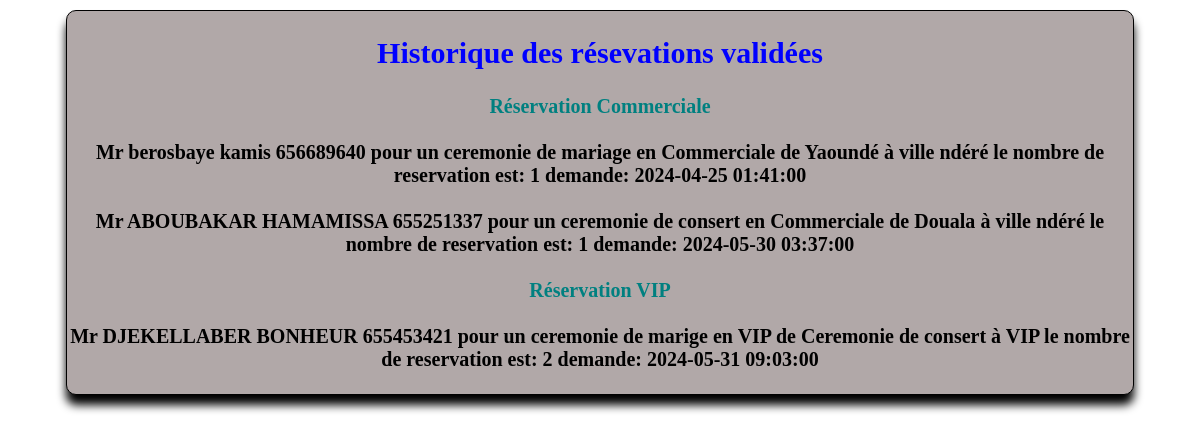
The app's page /historique.php with its own data.
### tables this page shows
CREATE TABLE `reservation` (
  `id_reser` int(50) NOT NULL,
  `id_tabtente` int(50) NOT NULL,
  `id_paie` int(50) NOT NULL,
  `id_admin` int(15) NOT NULL,
  `style` varchar(20) NOT NULL,
  `nb_reservation` int(15) NOT NULL,
  `valide` tinyint(1) NOT NULL,
  `date_demande` datetime NOT NULL
);

CREATE TABLE `client` (
  `id_client` int(50) NOT NULL,
  `id_resto` int(15) NOT NULL,
  `nom` varchar(55) NOT NULL,
  `prenom` varchar(55) NOT NULL,
  `email` varchar(55) NOT NULL,
  `genre` varchar(55) DEFAULT NULL,
  `age` int(15) DEFAULT NULL,
  `telephone` int(15) NOT NULL,
  `nationalite` varchar(55) NOT NULL
);

CREATE TABLE `tabtente` (
  `id_tabtente` int(50) NOT NULL,
  `classe` varchar(20) NOT NULL,
  `prix` int(15) NOT NULL,
  `nb_reservation` int(15) NOT NULL,
  `ville_demande` varchar(50) NOT NULL,
  `destination` varchar(50) NOT NULL,
  `horaire` datetime NOT NULL
);

### historique.php (the view, shortened to what this page needs)
<!DOCTYPE html>
<html lang="en">
<head>
    <link rel="stylesheet" href="admin.css">
</head>
<body>
    <div class="bloc">
        <?php
            try
            {
                $BD = new PDO('mysql:host=localhost;dbname=univ_ndere','root','');
            }
            catch(Exception $e)
            {
                die('Erreur : '.$e->getmessage());
            }
        ?>
            <h2 style="color: blue"> Historique des résevations validées </h2>
            <span style="color: teal"><?php echo 'Réservation Commerciale' .'<br>' .'<br>'; ?></span>
            <?php
            $reponse=$BD->query('SELECT * FROM reservation WHERE valide = "1"');
            while ($data=$reponse->fetch())
            {
                $test = $BD->prepare('SELECT id_client FROM faire WHERE id_reser= ?');
                $test->execute(array($data['id_reser']));
                $p = $test->fetch();
                $requete = $BD->prepare('SELECT * FROM client WHERE id_client= ?');
                $requete->execute(array($p['id_client']));
                $v = $requete->fetch();
                $req = $BD->prepare('SELECT * FROM tabtente WHERE id_tabtente= ?');
                $req->execute(array($data['id_tabtente']));
                $x = $req->fetch();
                if($x['classe']=='Commerciale'){
                    if($v['genre']=='Masculin') {
                        echo 'Mr ' .$v['nom'] .' ' .$v['prenom'] .' ' .$v['telephone'] .' pour un ' .$data['style'] .' en ' .$x['classe'] .' de ' .$x['ville_demande']
                        .' à ' .$x['destination'] .' le nombre de reservation est: ' .$data['nb_reservation'] .' demande: ' .$data['date_demande'] .'<br>' .'<br>';
                    } else if($v['genre']=='Feminin') {
                        echo 'Mme ' .$v['nom'] .' ' .$v['prenom'] .' ' .$v['telephone'] .' pour un ' .$data['style'] .' en ' .$x['classe'] .' de ' .$x['ville_demande']
                        .' à ' .$x['destination'] .' le nombre de reservation est: ' .$data['nb_reservation'] .' demande: ' .$data['date_demande'] .'<br>' .'<br>';
                    } else {
                        echo 'Mr/Mme ' .$v['nom'] .' ' .$v['prenom'] .' ' .$v['telephone'] .' pour un ' .$data['style'] .' en ' .$x['classe'] .' de ' .$x['ville_demandr']
                        .' à ' .$x['destination'] .' le nombre de reservation est: ' .$data['nb_reservation'] .' demande: ' .$data['date_demande'] .'<br>' .'<br>';
                    }
                }
            }
            ?>
            <span style="color: teal"><?php echo 'Réservation VIP' .'<br>' .'<br>'; ?></span>
            <?php
            $reponse=$BD->query('SELECT * FROM reservation WHERE valide = "1"');
            while ($data=$reponse->fetch())
            {
                $test = $BD->prepare('SELECT id_client FROM faire WHERE id_reser= ?');
                $test->execute(array($data['id_reser']));
                $p = $test->fetch();
                $requete = $BD->prepare('SELECT * FROM client WHERE id_client= ?');
                $requete->execute(array($p['id_client']));
                $v = $requete->fetch();
                $req = $BD->prepare('SELECT * FROM tabtente WHERE id_tabtente= ?');
                $req->execute(array($data['id_tabtente']));
                $x = $req->fetch();
                if($x['classe']=='VIP'){
                    if($v['genre']=='Masculin') {
                        echo 'Mr ' .$v['nom'] .' ' .$v['prenom'] .' ' .$v['telephone'] .' pour un ' .$data['style'] .' en ' .$x['classe'] .' de ' .$x['ville_demande']
                        .' à ' .$x['destination'] .' le nombre de reservation est: ' .$data['nb_reservation'] .' demande: ' .$data['date_demande'] .'<br>' .'<br>';
                    } else if($v['genre']=='Feminin') {
                        echo 'Mme ' .$v['nom'] .' ' .$v['prenom'] .' ' .$v['telephone'] .' pour un ' .$data['style'] .' en ' .$x['classe'] .' de ' .$x['ville_demande']
                        .' à ' .$x['destination'] .' le nombre de reservation est: ' .$data['nb_reservation'] .' demande: ' .$data['date_demande'] .'<br>' .'<br>';
                    } else {
                        echo 'Mr/Mme ' .$v['nom'] .' ' .$v['prenom'] .' ' .$v['telephone'] .' pour un ' .$data['style'] .' en ' .$x['classe'] .' de ' .$x['ville_demande']
                        .' à ' .$x['destination'] .' le nombre de reservation est: ' .$data['nb_reservation'] .' demande: ' .$data['date_demande'] .'<br>' .'<br>';
                    }
                }
            }
        ?>
    </div>
</body>
</html>

### admin.css (style rules this page uses)
.bloc { width: 90%; height: auto; text-align: center; background-color: rgb(177, 168, 168); border-radius: 10px; box-shadow: 0 10px 10px black; border: 1px solid black; margin: auto; margin-top: 10px; margin-bottom: 20px; font-size: 20px; font-weight: bold; }

### records on screen
reservation: client.nom "berosbaye", client.prenom "kamis", client.telephone "656689640", style "ceremonie de mariage", id_tabtente.classe "Commerciale", id_tabtente.ville_demande "Yaoundé", id_tabtente.destination "ville ndéré", nb_reservation "1", date_demande "2024-04-25 01:41:00"
reservation: client.nom "ABOUBAKAR", client.prenom "HAMAMISSA", client.telephone "655251337", style "ceremonie de consert", id_tabtente.classe "Commerciale", id_tabtente.ville_demande "Douala", id_tabtente.destination "ville ndéré", nb_reservation "1", date_demande "2024-05-30 03:37:00"
reservation: client.nom "DJEKELLABER", client.prenom "BONHEUR", client.telephone "655453421", style "ceremonie de marige", id_tabtente.classe "VIP", id_tabtente.ville_demande "Ceremonie de consert", id_tabtente.destination "VIP", nb_reservation "2", date_demande "2024-05-31 09:03:00"
